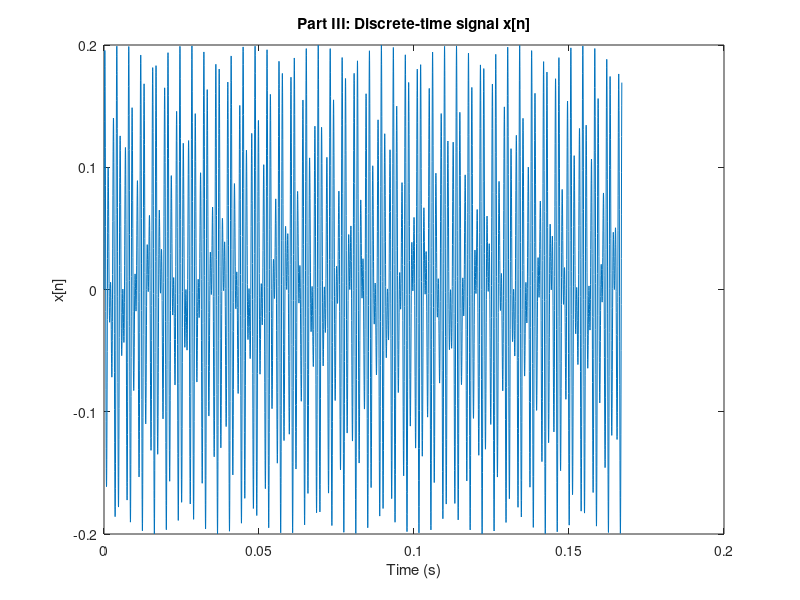
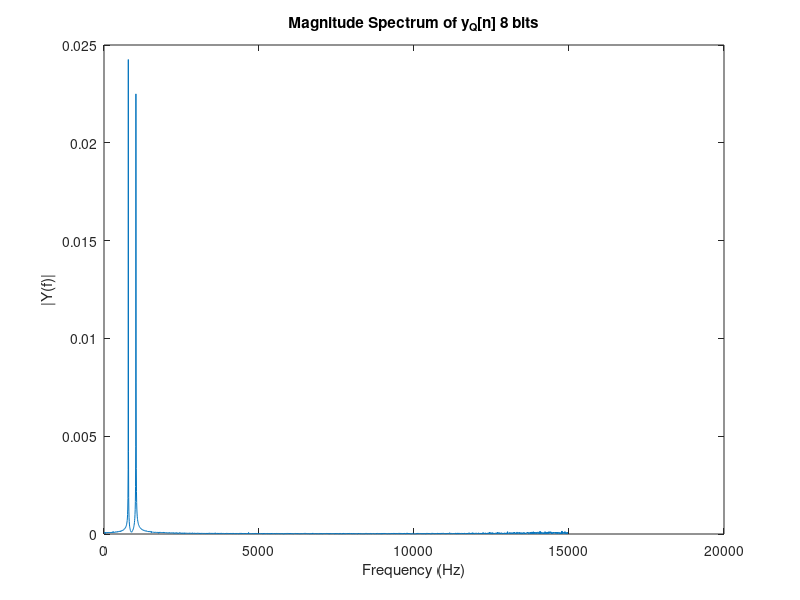

MATLAB code to generate these figures, in order:
clear; 
clc; 
close all;
N = 5000;                      
fs = 29927; 
t = (0:N-1) / fs;
x = 0.1*sin(2*pi*785*t) + 0.1*sin(2*pi*1031*t);
a = 0.6;

figure;
plot(t, x);
xlabel('Time (s)');
ylabel('x[n]');
title('Part III: Discrete-time signal x[n]');

omega = linspace(0,pi,N);
H = (1-exp(-1j*omega))./(1-a*exp(-1j*omega));
K = 1/(max(abs(H)));
fprintf('L-infinity scaling factor K = %.4f\n', K);

D = 8; 
xQ = round(x*2^D)/2^D; 

yQ = zeros(1, N);
for n = 2:N
    temp = K * xQ(n) - a * yQ(n-1);
    yQ(n) = round(temp * 2^D) / 2^D; 
end

y_ideal = zeros(1, N);
for n = 2:N
    y_ideal(n) = K * x(n) - a * y_ideal(n-1);  % No quantization
end

e = yQ - y_ideal;
P_e = var(e);
P_y = var(y_ideal);
SQNR = 10 * log10(P_y/P_e);
fprintf('SQNR (8 bits) = %.2f dB\n', SQNR);

delta = 1/(2^D);
P_theoretical = delta.^2 /12;
SQNR_theo = 10 * log10(P_y/P_theoretical);
fprintf('Theoretical SQNR (8 bits) = %.2f dB\n', SQNR_theo);

Y = fft(yQ);
f = fs * (0:N-1)/N;
half_N = floor(N/2);
Y_half = Y(1:half_N) / N;
f_half = f(1:half_N);

figure
plot(f_half, abs(Y_half));
title('Magnitude Spectrum of y_Q[n] 8 bits');
xlabel('Frequency (Hz)');
ylabel('|Y(f)|');

a9 = 0.95;
H9 = (1-exp(-1j*omega))./(1-a9*exp(-1j*omega));
K9 =  1/max(abs(H9));
fprintf('L-infinity when a = 0.95 scaling factor K = %.4f\n', K9);
yQ9 = zeros(1, N);

for n = 2:N
    temp = K9 * xQ(n) - a9 * yQ9(n-1);
    yQ9(n) = round(temp * 2^D) / 2^D; 
end

y_ideal9 = zeros(1, N);
for n = 2:N
    y_ideal9(n) = K9 * x(n) - a9 * y_ideal9(n-1); 
end
e9 = yQ9 - y_ideal9;

P_e9 = var(e9);
P_y9 = var(y_ideal9);
SQNR9 = 10 * log10(P_y9/P_e9);
fprintf('SQNR (8 bits and a = 0.95) = %.2f dB\n', SQNR9);
SQNR_theo9 = 10 * log10(P_y9/P_theoretical);
fprintf('Theoretical SQNR (8 bits and a = 0.95) = %.2f dB\n', SQNR_theo9);
